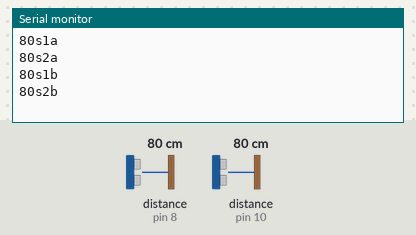
Bench run of a sketch on a simulated Arduino Uno, built with avr-gcc and run on an emulated ATmega328P. Parts: the last lines printed to the serial monitor. Wiring (inferred from the names in the program): 2 × ultrasonic range finder: trigger pin 9, echo pin 8 / trigger pin 11, echo pin 10. Inputs (shaded band) come from the test bench; at power-on: distance to the obstacle (sensors on pin 8, pin 10) 80 cm. The echo pulse lasts 58.3 µs per cm.

Above: at 1.8 s.
1.9 s: distance to the obstacle (sensor on pin 8) set to 35 cm
At 2.6 s:
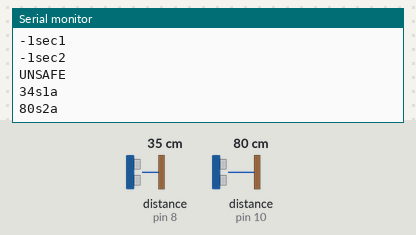
3.5 s: distance to the obstacle (sensor on pin 10) set to 2 cm
At 5.4 s:
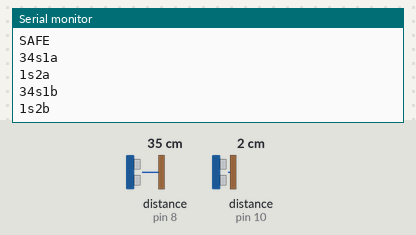
5.5 s: distance to the obstacle (sensor on pin 8) set to 2 cm
At 6.5 s:
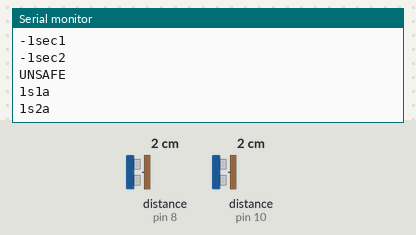
7.0 s: distance to the obstacle (sensor on pin 10) set to 4 cm
At 7.9 s:
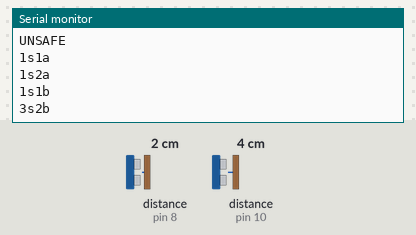
Timing chart, 0 to 9.5 s (numbered marks = the images above; inputs shaded):
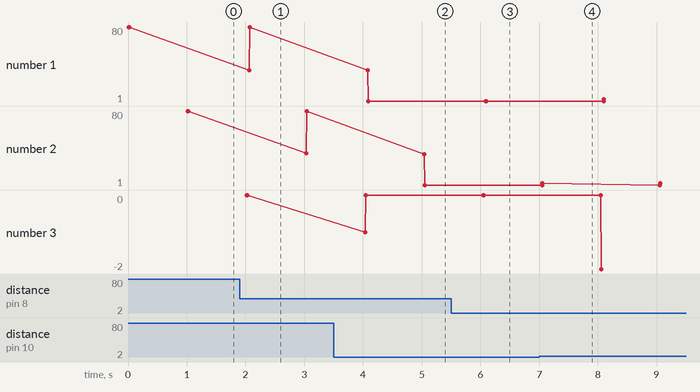

The sketch:

speednew.ino
```cpp
const int echo1 = 8, Trig1 = 9, echo2 = 10, Trig2 = 11;
long duration1=0;
long duration2=0;
long s1a=0;
long s1b=0;
long s2a=0;
long s2b=0;
int a=1;
long v1=0;
long v2=0;
long t1=0;
long t2=0;

void setup()
{
// initialize serial communication:
Serial.begin(9600);
pinMode(Trig1, OUTPUT);
pinMode(Trig2, OUTPUT);
pinMode(echo1, INPUT);
pinMode(echo2, INPUT);
}
void loop()
{
// establish variables for duration of the ping,
// and the distance result in inches and centimeters:
while(1)
{
// The PING))) is triggered by a HIGH pulse of 10 microseconds.
// Give a short LOW pulse beforehand to ensure a clean HIGH pulse:
digitalWrite(Trig1, LOW);
delayMicroseconds(2);
digitalWrite(Trig1, HIGH);
delayMicroseconds(10);
digitalWrite(Trig1, LOW);
// The echo pin is used to read the signal from the PING))): a HIGH
// pulse whose duration is the time (in microseconds) from the sending
// of the ping to the reception of its echo off of an object.
duration1 = pulseIn(echo1, HIGH);

digitalWrite(Trig2, LOW);
delayMicroseconds(2);
digitalWrite(Trig2, HIGH);
delayMicroseconds(10);
digitalWrite(Trig2, LOW);
duration2 = pulseIn(echo2, HIGH);
if(a==1)
{
// convert the time into a distance
s1a = microsecondsToCentimeters(duration1);
s2a = microsecondsToCentimeters(duration2);
Serial.print(s1a);
Serial.print("s1a");
Serial.println();
Serial.print(s2a);
Serial.print("s2a");
Serial.println();
//Serial.print("cm");
//Serial.println();
delay(1000);
a--;
}
else
{
s1b = microsecondsToCentimeters(duration1);
s2b = microsecondsToCentimeters(duration2);

Serial.print(s1b);
Serial.print("s1b");
Serial.println();
Serial.print(s2b);
Serial.print("s2b");
Serial.println();
a++;
delay(1000);

v1 = (s1a-s1b);
Serial.print(v1);
Serial.print("cm/sec1");
Serial.println();
v2 = (s2a-s2b);
Serial.print(v2);
Serial.print("cm/sec2");
Serial.println();
t1 = s1b/v1;
Serial.print(t1);
Serial.print("sec1");
Serial.println();
t2 = s2b/v2;
Serial.print(t2);
Serial.print("sec2");
Serial.println();
if(t1<t2)
{
  Serial.print("SAFE");
  Serial.println();
}
else
{
Serial.print("UNSAFE");
Serial.println();
}
}
}
delay(1000);
}

long microsecondsToCentimeters(long microseconds)
{
// The speed of sound is 340 m/s or 29 microseconds per centimeter.
// The ping travels out and back, so to find the distance of the
// object we take half of the distance travelled.
return microseconds / 29 / 2;
}
```

Measured:
- after the input at 1.9 s, the serial monitor: prints a new line after 0.17 s (image 1)
- after the input at 3.5 s, the serial monitor: prints a new line after 0.59 s (image 2)
- after the input at 5.5 s, the serial monitor: prints a new line after 0.59 s (image 3)
- after the input at 7.0 s, the serial monitor: prints a new line after 0.06 s (image 4)
- plotted number 1: 1 → 3 after the input at 7.0 s
- plotted number 2: 1 → 3 after the input at 7.0 s
- plotted number 3: 0 → -2 after the input at 7.0 s
